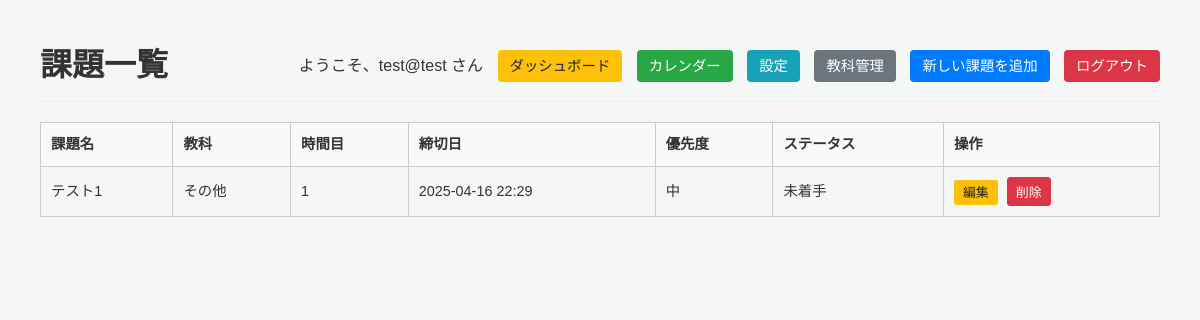
/tasks (signed in), run on an earlier commit of the app's database.
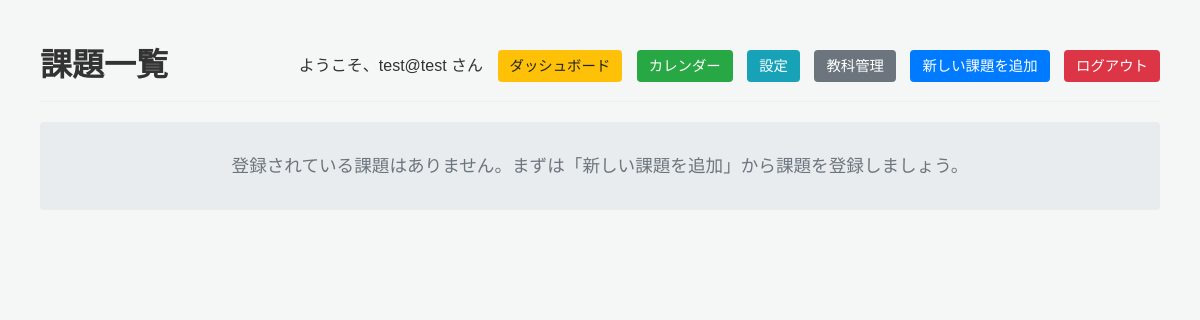
And on a later commit of the database.
### app.py (models this page shows, shortened)
class Task(db.Model):
    __tablename__ = 'task'
    id = db.Column(db.Integer, primary_key=True)
    user_id = db.Column(db.Integer, db.ForeignKey('user.id'), nullable=False)
    title = db.Column(db.String(100), nullable=False)
    subject_name = db.Column(db.String(50))
    period = db.Column(db.Integer, nullable=True)
    due_date = db.Column(db.DateTime, nullable=True)
    details = db.Column(db.Text)
    priority = db.Column(db.String(10), default='中')
    status = db.Column(db.String(10), nullable=False, default='未着手')
    estimated_time = db.Column(db.Integer)
    created_at = db.Column(db.DateTime, nullable=False, default=datetime.utcnow)

### app.py (the view)
@app.route('/tasks')
@login_required
def tasks():
    user_id = session['user_id']
    user_tasks = []
    if user_id != 0: # デバッグユーザー(user_id=0) のタスクは表示しない
        user_tasks = Task.query.filter_by(user_id=user_id).order_by(Task.due_date.asc().nullslast(), Task.priority).all()
    return render_template('tasks.html', tasks=user_tasks, show_dashboard_link=True) # デバッグユーザー設定非表示フラグは削除

### app.py (called while the page is built, shortened)
def login_required(f):
    @wraps(f)
    def decorated_function(*args, **kwargs):
        if 'user_id' not in session:
            flash('ログインが必要です。', 'warning')
            return redirect(url_for('login', next=request.url))
        return f(*args, **kwargs)
    return decorated_function

### templates/tasks.html (shortened to what this page needs)
<!DOCTYPE html>
<html lang="ja">
<head>
    <link rel="stylesheet" href="{{ url_for('static', filename='style.css') }}">
</head>
<body>
    <div class="header">
        <h1>課題一覧</h1>
        <div class="actions">
             <span class="user-info">ようこそ、{{ session.get('user_email', 'ゲスト') }} さん</span>
            <a href="{{ url_for('dashboard') }}" class="dashboard">ダッシュボード</a>
            <a href="{{ url_for('calendar') }}" class="calendar">カレンダー</a>
            <a href="{{ url_for('settings') }}" class="settings">設定</a>
            <a href="{{ url_for('subjects') }}" class="manage-subjects">教科管理</a>
            <a href="{{ url_for('new_task') }}" class="new-task">新しい課題を追加</a>
            <a href="{{ url_for('logout') }}" class="logout">ログアウト</a>
        </div>
    </div>
    {% if tasks %}
        <table>
            <thead>
                <tr>
                    <th>課題名</th>
                    <th>教科</th>
                    <th>時間目</th>
                    <th>締切日</th>
                    <th>優先度</th>
                    <th>ステータス</th>
                    <th>操作</th>
                </tr>
            </thead>
            <tbody>
                {% for task in tasks %}
                <tr>
                    <td>{{ task.title }}</td>
                    <td>{{ task.subject_name if task.subject_name else '-' }}</td>
                    <td>{{ task.period if task.period else '-' }}</td>
                    <td>{{ task.due_date.strftime('%Y-%m-%d %H:%M') if task.due_date else '未設定' }}</td>
                    <td>{{ task.priority }}</td>
                    <td>{{ task.status }}</td>
                    <td class="actions">
                        <a href="{{ url_for('edit_task', task_id=task.id) }}">編集</a>
                        <form action="{{ url_for('delete_task', task_id=task.id) }}" method="post">
                            <button type="submit" onclick="return confirm('課題「{{ task.title }}」を本当に削除しますか？');">削除</button>
                        </form>
                    </td>
                </tr>
                {% endfor %}
            </tbody>
        </table>
    {% else %}
        <p class="no-tasks">登録されている課題はありません。まずは「新しい課題を追加」から課題を登録しましょう。</p>
    {% endif %}
</body>
</html>

### static/style.css (style rules this page uses)
* { box-sizing: border-box; margin: 0; padding: 0; }
body { font-family: 'Arial', sans-serif; background-color: #f4f7f6; color: #333; line-height: 1.6; padding: 20px; }
.no-tasks { color: #6c757d; margin-top: 20px; text-align: center; padding: 30px; background-color: #e9ecef; border-radius: 4px; font-size: 1.1em; }

### templates/tasks.html (style rules this page uses)
body { font-family: sans-serif; margin: 20px; }
.header { display: flex; justify-content: space-between; align-items: center; margin-bottom: 20px; padding-bottom: 10px; border-bottom: 1px solid #eee; }
.header h1 { margin: 0; }
.header .actions a { text-decoration: none; padding: 8px 12px; color: white; border-radius: 4px; margin-left: 10px; font-size: 0.9em; }
.header .actions a.dashboard { background-color: #ffc107; color: #212529; }
.header .actions a.calendar { background-color: #28a745; }
.header .actions a.settings { background-color: #17a2b8; }
.header .actions a.manage-subjects { background-color: #6c757d; }
.header .actions a.new-task { background-color: #007bff; }
.header .actions a.logout { background-color: #dc3545; }
.no-tasks { color: #6c757d; margin-top: 20px; }

What changed in the data, as far as the page shows it:
removed Task: title "テスト1", subject_name "その他", period "1", due_date "2025-04-16 22:29", priority "中", status "未着手"
Also different on the page:
text no longer shown: "課題名 教科 時間目 締切日 優先度 ステータス 操作"
text now shown: "登録されている課題はありません。まずは「新しい課題を追加」から課題を登録しましょう。"
